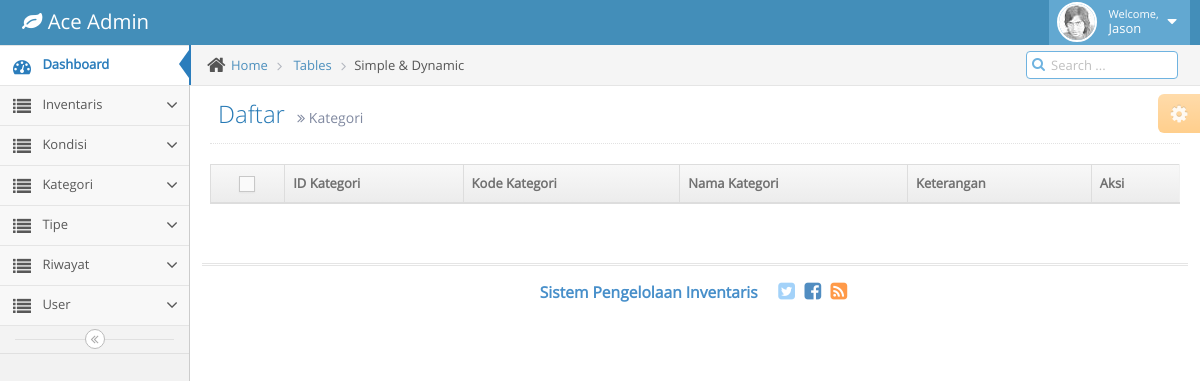
/index.php/category/category_read, run on an earlier commit of the app's database.
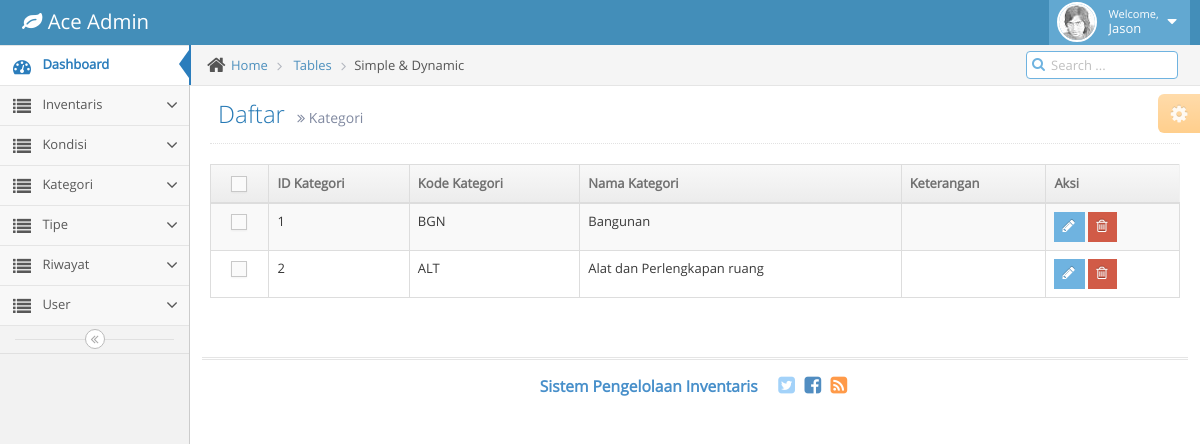
And on a later commit of the database.
### tables this page shows
CREATE TABLE `inv_ref_category` (
  `category_id` int(11) NOT NULL AUTO_INCREMENT,
  `category_code` char(3) DEFAULT NULL,
  `category_name` varchar(200) DEFAULT NULL,
  `category_desc` text,
  PRIMARY KEY (`category_id`)
);

### application/controllers/Category.php (called while the page is built, shortened)
<?php
class Category extends CI_Controller {
	public function __construct(){
        $this->load->database();
        $this->load->helper('url');
		$this->load->model('M_category');
    }
	public function category_read(){
		$data['cat'] = $this->M_category->select_all();
		$this->load->view('pages/category_view', $data);
	}
}

### index.php (called while the page is built, shortened)
<?php
require_once BASEPATH.'core/CodeIgniter.php';

### application/models/M_category.php (called while the page is built, shortened)
<?php
class M_category extends CI_Model
{
	function select_all(){
		$query = $this->db->query("SELECT * FROM inv_ref_category");
		$result = $query->result();
		return $result;
	}
}

### application/views/pages/category_view.php (the view, shortened to what this page needs)
<!DOCTYPE html>
<html lang="en">
	<head>
		<link rel="stylesheet" href="<?php echo base_url()?>assets/theme/ac_master/css/bootstrap.min.css" />
		<link rel="stylesheet" href="<?php echo base_url()?>assets/theme/ac_master/font-awesome/4.2.0/css/font-awesome.min.css" />
		<link rel="stylesheet" href="<?php echo base_url()?>assets/theme/ac_master/css/ace.min.css" class="ace-main-stylesheet" id="main-ace-style" />
	</head>
	<body class="no-skin">
		<div class="main-container" id="main-container">
			<div class="main-content">
				<div class="main-content-inner">
					<div class="breadcrumbs" id="breadcrumbs">
						<ul class="breadcrumb">
							<li>
								<i class="ace-icon fa fa-home home-icon"></i>
								<a href="#">Home</a>
							</li>
							<li>
								<a href="#">Tables</a>
							</li>
							<li class="active">Simple &amp; Dynamic</li>
						</ul>
						<div class="nav-search" id="nav-search">
							<form class="form-search">
								<span class="input-icon">
									<input type="text" placeholder="Search ..." class="nav-search-input" id="nav-search-input" autocomplete="off" />
									<i class="ace-icon fa fa-search nav-search-icon"></i>
								</span>
							</form>
						</div>
					</div>
					<div class="page-content">
						<div class="ace-settings-container" id="ace-settings-container">
							<div class="btn btn-app btn-xs btn-warning ace-settings-btn" id="ace-settings-btn">
								<i class="ace-icon fa fa-cog bigger-130"></i>
							</div>
						</div>
						<div class="page-header">
							<h1>
								Daftar
								<small>
									<i class="ace-icon fa fa-angle-double-right"></i>
									Kategori
								</small>
							</h1>
						</div>
						<div class="row">
							<div class="col-xs-12">
								<div class="row">
									<div class="col-xs-12">
										<div class="clearfix">
										</div>
										<table id="dynamic-table" class="table table-striped table-bordered table-hover">
											<thead>
												<tr>
													<th class="center">
														<label class="pos-rel">
															<span class="lbl"></span>
														</label>
													</th>
													<th> ID Kategori </th>
													<th> Kode Kategori </th>
													<th> Nama Kategori </th>
													<th> Keterangan </th>
													<th> Aksi </th>
												</tr>
											</thead>
											<tbody>
											<?php foreach ($cat as $cats) { ?>
												<tr>
													<td class="center">
														<label class="pos-rel">
															<span class="lbl"></span>
														</label>
													</td>
													<td><?php echo $cats->category_id; ?></td>
													<td><?php echo $cats->category_code; ?></td>
													<td><?php echo $cats->category_name; ?></td>
													<td><?php echo $cats->category_desc; ?></td>
													<td>
														<div class="hidden-sm hidden-xs btn-group">
															<a href="<?php echo site_url('category/category_edit/'.$cats->category_id);?>">
																<button class="btn btn-xs btn-info">
																	<i class="ace-icon fa fa-pencil bigger-120"></i>
																</button>
															</a>
															<a href="<?php echo site_url('category/category_delete/'.$cats->category_id);?>">
																<button class="btn btn-xs btn-danger">
																	<i class="ace-icon fa fa-trash-o bigger-120"></i>
																</button>
															</a>
														</div>
													</td>
												</tr>
												<?php } ?>
											</tbody>
										</table>
									</div>
								</div>
							</div>
						</div>
		</div>
	</body>
</html>

What changed in the data, as far as the page shows it:
added inv_ref_category: category_id "1", category_code "BGN", category_name "Bangunan"
added inv_ref_category: category_id "2", category_code "ALT", category_name "Alat dan Perlengkapan ruang"
